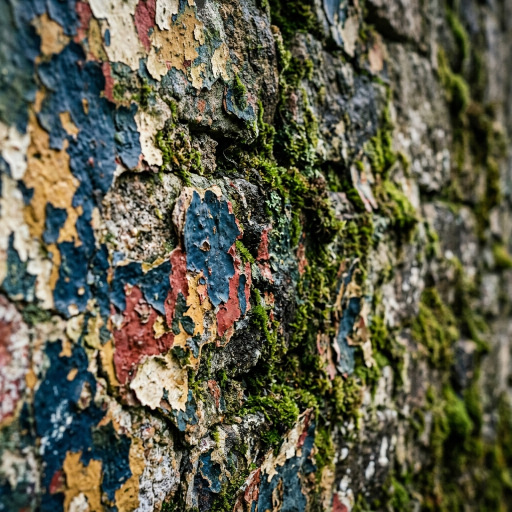
#> input picture assets/test_image.jpeg, 1024 x 1024 px, found by its file name (shown at 1/2 size)
$ python dct_brightness_test.py
#> lines starting #> are read from the running program, lines starting #| are printed output that depends on the picture
### robustness/common.py
from __future__ import annotations

from dataclasses import dataclass
from io import BytesIO
from pathlib import Path

import numpy as np
from PIL import Image, ImageDraw


ASSETS_DIR = Path("assets")
RESULTS_DIR = Path("results") / "robustness"


@dataclass
class CaseResult:
    name: str
    ok: bool
    error: str | None
    ber: float | None
    ncc: float | None
    psnr_cover: float | None
    ssim_cover: float | None
    psnr_attack: float | None
    ssim_attack: float | None
    out_path: Path | None


def ensure_dirs() -> None:
    ASSETS_DIR.mkdir(parents=True, exist_ok=True)
    RESULTS_DIR.mkdir(parents=True, exist_ok=True)


def ensure_test_image(path: Path, *, size: tuple[int, int] = (768, 512)) -> Path:
    ensure_dirs()
    if path.exists():
        return path

    w, h = size
    x = np.linspace(0, 255, w, dtype=np.uint8)
    y = np.linspace(0, 255, h, dtype=np.uint8)
    xv, yv = np.meshgrid(x, y)

    r = xv
    g = yv
    b = ((xv.astype(np.uint16) + yv.astype(np.uint16)) // 2).astype(np.uint8)
    arr = np.stack([r, g, b], axis=2)

    img = Image.fromarray(arr, mode="RGB")
    dr = ImageDraw.Draw(img)
    dr.rectangle([20, 20, w - 20, h - 20], outline=(255, 255, 255), width=3)
    dr.ellipse([w // 3, h // 4, w // 3 + 140, h // 4 + 140], outline=(0, 0, 0), width=5)
    dr.text((30, h - 40), "PVD robustness test image", fill=(255, 255, 0))

    img.save(path, format="JPEG", quality=95, subsampling=0)
    return path


# [27 lines left out: functions random_ascii_message, jpeg_roundtrip, not called in this run]


def build_test_watermark(size: tuple[int, int]) -> Image.Image:
    width, height = size
    if width <= 0 or height <= 0:
        raise ValueError(f"Некорректный размер ЦВЗ: {size}")

    arr = np.zeros((height, width), dtype=np.uint8)
    yy, xx = np.indices((height, width))
    arr[(xx + yy) % 2 == 0] = 255

    inner_top = max(1, height // 6)
    inner_bottom = max(inner_top + 1, height - height // 6)
    inner_left = max(1, width // 6)
    inner_right = max(inner_left + 1, width - width // 6)
    arr[inner_top:inner_bottom, inner_left:inner_right] = 0

    diag_limit = min(height, width)
    arr[np.arange(diag_limit), np.arange(diag_limit)] = 255
    arr[np.arange(diag_limit), width - 1 - np.arange(diag_limit)] = 255

    return Image.fromarray(arr, mode="L")

### algorithms/dct_interblock_watermark.py
from __future__ import annotations

from typing import Any, Callable

import numpy as np
from scipy.fft import dctn, idctn
from PIL import Image

from algorithms.stegano_watermark_base import SteganoWatermarkBase


class DCTInterBlockWatermark(SteganoWatermarkBase):
    """Метод частотного ЦВЗ на основе межблочной разности ДКП-коэффициентов."""

    DIRECTIONS = {"LR", "UD", "RL", "DU"}

    def get_name(self) -> str:
        return "DCT inter-block (Blue Channel)"

    # [28 lines left out: functions get_description, get_arguments_to_setup, capacity_bits, not called in this run]

    def embed(
        self,
        cover_image: Image.Image,
        watermark_image: Image.Image,
        **kwargs: Any,
    ) -> tuple[Image.Image, dict[str, Any]]:

        cover_rgb = self.image_to_array(cover_image, mode="RGB").copy().astype(np.float64)
        cover_arr = cover_rgb[:, :, 2]

        row = kwargs.get("coeff_row_1_based", 4) - 1
        col = kwargs.get("coeff_col_1_based", 4) - 1
        direction = kwargs.get("direction", "LR")
        arnold_iterations = kwargs.get("arnold_iterations", 0)
        T = kwargs.get("T", 80.0)
        K = kwargs.get("K", 12.0)
        Z = kwargs.get("Z", 2.0)

        blocks_y = cover_image.height // 8
        blocks_x = cover_image.width // 8

        dct_grid = np.empty((blocks_y, blocks_x, 8, 8), dtype=np.float64)

        watermark_l = watermark_image.convert("L").resize(
            (blocks_x, blocks_y),
            Image.Resampling.NEAREST,
        )
        watermark_arr = (np.asarray(watermark_l, dtype=np.uint8) > 127).astype(np.uint8)
        watermark_arnold = self._arnold_transform(
            watermark_arr,
            iterations=arnold_iterations,
        )

        for p in range(blocks_y):
            for q in range(blocks_x):
                block = cover_arr[p * 8 : (p + 1) * 8, q * 8 : (q + 1) * 8]
                block_centered = block - 128.0
                dct_grid[p, q] = dctn(block_centered, norm="ortho")

        if direction == "LR":
            p_range = range(blocks_y)
            q_range = range(blocks_x - 2, -1, -1)
            bits_embedded = blocks_y * max(0, blocks_x - 1)

        elif direction == "RL":
            p_range = range(blocks_y)
            q_range = range(1, blocks_x)
            bits_embedded = blocks_y * max(0, blocks_x - 1)

        elif direction == "UD":
            p_range = range(blocks_y - 2, -1, -1)
            q_range = range(blocks_x)
            bits_embedded = max(0, blocks_y - 1) * blocks_x

        elif direction == "DU":
            p_range = range(1, blocks_y)
            q_range = range(blocks_x)
            bits_embedded = max(0, blocks_y - 1) * blocks_x

        else:
            raise ValueError(f"Unsupported direction: {direction}")

        for p in p_range:
            for q in q_range:
                match direction:
                    case "LR":
                        neighbor_p, neighbor_q = p, q + 1
                    case "UD":
                        neighbor_p, neighbor_q = p + 1, q
                    case "RL":
                        neighbor_p, neighbor_q = p, q - 1
                    case "DU":
                        neighbor_p, neighbor_q = p - 1, q
                    case _:
                        raise ValueError(f"Unsupported direction: {direction}")

                if (
                    neighbor_p < 0
                    or neighbor_p >= blocks_y
                    or neighbor_q < 0
                    or neighbor_q >= blocks_x
                ):
                    continue

                dct_block = dct_grid[p, q]
                neighbor_block = dct_grid[neighbor_p, neighbor_q]

                current_dc = dct_block[0, 0]

                ac_coords = [
                    (0, 1), (1, 0), (1, 1),
                    (0, 2), (2, 0),
                    (2, 1), (1, 2),
                    (0, 3), (3, 0),
                ]
                ac_values = [dct_block[r, c] for r, c in ac_coords]
                median = np.median(ac_values)

                if abs(current_dc) > 1000 or abs(current_dc) < 1:
                    M = abs(Z * median)
                else:
                    M = abs(Z * (current_dc - median) / current_dc)

                if M < 1e-6:
                    M = 1.0

                coeff_to_modify = dct_block[row, col]
                coeff_neighbor = neighbor_block[row, col]
                delta = coeff_to_modify - coeff_neighbor

                bit = watermark_arnold[p, q]

                if bit == 1:
                    if delta > T - K:
                        while delta > T - K:
                            coeff_to_modify -= M
                            delta = coeff_to_modify - coeff_neighbor

                    elif K > delta > -T / 2.0:
                        while delta < K:
                            coeff_to_modify += M
                            delta = coeff_to_modify - coeff_neighbor

                    elif delta < -T / 2.0:
                        while delta > -T - K:
                            coeff_to_modify -= M
                            delta = coeff_to_modify - coeff_neighbor

                else:
                    if delta > T / 2.0:
                        while delta <= T + K:
                            coeff_to_modify += M
                            delta = coeff_to_modify - coeff_neighbor

                    elif -K < delta < T / 2.0:
                        while delta >= -K:
                            coeff_to_modify -= M
                            delta = coeff_to_modify - coeff_neighbor

                    elif delta < K - T:
                        while delta <= K - T:
                            coeff_to_modify += M
                            delta = coeff_to_modify - coeff_neighbor

                dct_block[row, col] = coeff_to_modify

        stego_channel = cover_arr.copy()

        for p in range(blocks_y):
            for q in range(blocks_x):
                block_dct = dct_grid[p, q]
                block_idct = idctn(block_dct, norm="ortho") + 128.0
                stego_channel[p * 8 : (p + 1) * 8, q * 8 : (q + 1) * 8] = block_idct

        stego_channel = np.rint(stego_channel)
        stego_channel = np.clip(stego_channel, 0, 255)

        cover_rgb[:, :, 2] = stego_channel

        stego_rgb_arr = np.clip(cover_rgb, 0, 255).astype(np.uint8)
        stego_image = self.array_to_image(stego_rgb_arr, mode="RGB")

        prepared_wm_image = Image.fromarray((watermark_arr * 255).astype(np.uint8), mode="L")

        return stego_image, {
            "bits_embedded": bits_embedded,
            "prepared_watermark": prepared_wm_image
        }

    def extract(self, stego_image: Image.Image, **kwargs: Any) -> Image.Image:
        row = kwargs.get("coeff_row_1_based", 4) - 1
        col = kwargs.get("coeff_col_1_based", 4) - 1
        direction = kwargs.get("direction", "LR")
        arnold_iterations = kwargs.get("arnold_iterations", 0)
        T = float(kwargs.get("T", 80.0))

        stego_rgb = self.image_to_array(stego_image, mode="RGB").astype(np.float64)
        stego_arr = stego_rgb[:, :, 2]

        height, width = stego_arr.shape
        blocks_y = height // 8
        blocks_x = width // 8

        dct_grid = np.empty((blocks_y, blocks_x, 8, 8), dtype=np.float64)
        for p in range(blocks_y):
            for q in range(blocks_x):
                block = stego_arr[p * 8 : (p + 1) * 8, q * 8 : (q + 1) * 8]
                dct_grid[p, q] = dctn(block - 128.0, norm='ortho')

        extracted_bits = np.ones((blocks_y, blocks_x), dtype=np.uint8)

        for p in range(blocks_y):
            for q in range(blocks_x):
                match direction:
                    case "LR":
                        neighbor_p, neighbor_q = p, q + 1
                    case "UD":
                        neighbor_p, neighbor_q = p + 1, q
                    case "RL":
                        neighbor_p, neighbor_q = p, q - 1
                    case "DU":
                        neighbor_p, neighbor_q = p - 1, q
                    case _:
                        raise ValueError(f"Unsupported direction: {direction}")

                if neighbor_p < 0 or neighbor_p >= blocks_y or neighbor_q < 0 or neighbor_q >= blocks_x:
                    continue

                c = dct_grid[p, q][row, col]
                c_neighbor = dct_grid[neighbor_p, neighbor_q][row, col]
                delta = c - c_neighbor

                if (delta < -T) or (0.0 < delta < T):
                    extracted_bits[p, q] = 1
                else:
                    extracted_bits[p, q] = 0

        extracted_bits_original = self._inverse_arnold_transform(extracted_bits, iterations=arnold_iterations)
        extracted_wm_arr = (extracted_bits_original * 255).astype(np.uint8)
        extracted_wm_image = self.array_to_image(extracted_wm_arr, mode="L")

        return extracted_wm_image

    # region Парсинг параметров
    # [32 lines left out: functions _parse_direction, _parse_positive_float, _parse_non_negative_int, _parse_dct_block_coord_1_based, not called in this run]
    # endregion

    # region Вспомогательные методы
    def _arnold_transform(self, image: np.ndarray, iterations: int) -> np.ndarray:
        if iterations <= 0:
            return image.copy()

        if image.shape[0] != image.shape[1]:
            raise ValueError(
                f"Преобразование Арнольда требует квадратной матрицы."
            )

        current = image.copy()
        for _ in range(iterations):
            zeros = np.zeros_like(image)
            for i in range(image.shape[0]):
                for j in range(image.shape[1]):
                    x_i = (i + j) % image.shape[0]
                    y_j = (i + 2 * j) % image.shape[1]
                    zeros[x_i, y_j] = current[i, j]
            current = zeros

        return current

    def _inverse_arnold_transform(self, image: np.ndarray, iterations: int) -> np.ndarray:
        if iterations <= 0:
            return image.copy()

        if image.shape[0] != image.shape[1]:
            raise ValueError(
                f"Обратное преобразование Арнольда требует квадратной матрицы."
            )

        current = image.copy()
        for _ in range(iterations):
            zeros = np.zeros_like(image)
            for i in range(image.shape[0]):
                for j in range(image.shape[1]):
                    x_orig = (2 * i - j) % image.shape[0]
                    y_orig = (-i + j) % image.shape[1]
                    zeros[x_orig, y_orig] = current[i, j]
            current = zeros
        return current
    # endregion

### metrics/metrics.py
from __future__ import annotations

from dataclasses import dataclass
from typing import Any

import numpy as np
from PIL import Image

from algorithms.stegano_base import SteganoBase


@dataclass
class MetricsPack:
    mse: float | None = None
    psnr: float | None = None
    rmse: float | None = None
    ssim: float | None = None
    ec_bpp: float | None = None
    ber: float | None = None
    ncc: float | None = None


def compute_metrics_pack(
    cover: Image.Image,
    stego: Image.Image,
    *,
    bits_embedded: int | None = None,
    original_message: str | None = None,
    extracted_message: str | None = None,
    original_watermark: Image.Image | np.ndarray | None = None,
    extracted_watermark: Image.Image | np.ndarray | None = None,
) -> MetricsPack:
    pack = MetricsPack()

    pack.mse = mse(cover, stego)
    pack.psnr = psnr_from_mse(pack.mse)
    pack.rmse = rmse_from_mse(pack.mse)
    pack.ssim = ssim(cover, stego)
    if bits_embedded is not None:
        pack.ec_bpp = ec_bpp(bits_embedded, cover)

    if original_message is not None and extracted_message is not None:
        pack.ncc = ncc(original_message, extracted_message, bits_limit=bits_embedded)
        pack.ber = ber_from_text(original_message, extracted_message, bits_embedded)
    elif original_watermark is not None and extracted_watermark is not None:
        pack.ncc = ncc_from_watermarks(
            original_watermark,
            extracted_watermark,
            bits_limit=bits_embedded,
        )
        pack.ber = ber_from_watermarks(
            original_watermark,
            extracted_watermark,
            bits_limit=bits_embedded,
        )
    else:
        pack.ber = None
        pack.ncc = None

    return pack


def mse(cover: Image.Image, stego: Image.Image) -> float:
    a = np.asarray(cover.convert("RGB"), dtype=np.float32)
    b = np.asarray(stego.convert("RGB"), dtype=np.float32)
    if a.shape != b.shape:
        raise ValueError(f"Shape mismatch: {a.shape} vs {b.shape}")
    return float(np.mean((a - b) ** 2))


def psnr_from_mse(mse_value: float) -> float:
    if mse_value == 0:
        return float("inf")
    return float(10.0 * np.log10((255.0**2) / mse_value))


def rmse_from_mse(mse_value: float) -> float:
    return float(np.sqrt(mse_value))


def ssim(cover: Image.Image, stego: Image.Image) -> float:
    cover_flat = np.asarray(cover.convert("RGB"), dtype=np.float64).flatten()
    stego_flat = np.asarray(stego.convert("RGB"), dtype=np.float64).flatten()

    cover_mean = np.mean(cover_flat)
    stego_mean = np.mean(stego_flat)

    cover_variance = np.var(cover_flat)
    stego_variance = np.var(stego_flat)

    covariance_matrix = np.cov(cover_flat, stego_flat)
    pixel_covariance = covariance_matrix[0, 1]

    dynamic_range = 255
    k1, k2 = 0.01, 0.03
    luminance_stabilizer = (k1 * dynamic_range) ** 2  # C1
    contrast_stabilizer = (k2 * dynamic_range) ** 2  # C2

    numerator = (2 * cover_mean * stego_mean + luminance_stabilizer) * (
        2 * pixel_covariance + contrast_stabilizer
    )

    denominator = (cover_mean**2 + stego_mean**2 + luminance_stabilizer) * (
        cover_variance + stego_variance + contrast_stabilizer
    )

    return float(numerator/denominator)


def ec_bpp(bits_embedded: int, cover: Image.Image) -> float:
    w, h = cover.size
    return float(bits_embedded) / float(w * h)


def ber_from_bit_vectors(
    original_bits: np.ndarray,
    extracted_bits: np.ndarray,
    bits_limit: int | None = None,
) -> float:
    total_bits = int(original_bits.size)
    if total_bits == 0:
        return 0.0

    if bits_limit is not None:
        total_bits = min(total_bits, int(bits_limit))

    original_view = original_bits[:total_bits]
    extracted_view = extracted_bits[:total_bits]
    compared_bits = min(total_bits, int(extracted_view.size))

    errors = int(np.sum(original_view[:compared_bits] != extracted_view[:compared_bits]))
    errors += total_bits - compared_bits
    return float(errors) / float(total_bits)


# [4 lines left out: function ber_from_text, not called in this run]


def ncc_from_bit_vectors(
    original_bits: np.ndarray,
    extracted_bits: np.ndarray,
    bits_limit: int | None = None,
) -> float:
    original_view = original_bits.astype(np.float64)
    extracted_view = extracted_bits.astype(np.float64)

    if original_view.size == 0:
        return 0.0

    total_bits = int(original_view.size)
    if bits_limit is not None:
        total_bits = min(total_bits, int(bits_limit))

    original_view = original_view[:total_bits]
    if extracted_view.size < total_bits:
        extracted_view = np.pad(
            extracted_view,
            (0, total_bits - int(extracted_view.size)),
            constant_values=0.0,
        )
    else:
        extracted_view = extracted_view[:total_bits]

    numerator = float(np.sum(original_view * extracted_view))
    denominator = float(
        np.sqrt(np.sum(original_view * original_view) * np.sum(extracted_view * extracted_view))
    )

    if denominator == 0.0:
        return 0.0
    return numerator / denominator


# [4 lines left out: function ncc, not called in this run]


def _watermark_to_bits(watermark: Image.Image | np.ndarray) -> np.ndarray:
    if isinstance(watermark, Image.Image):
        arr = np.asarray(watermark.convert("L"), dtype=np.uint8)
    else:
        arr = np.asarray(watermark)
        if arr.ndim == 3:
            arr = arr[..., 0]
        arr = arr.astype(np.uint8)
    return (arr > 127).astype(np.uint8).reshape(-1)


def ber_from_watermarks(
    original: Image.Image | np.ndarray,
    extracted: Image.Image | np.ndarray,
    bits_limit: int | None = None,
) -> float:
    return ber_from_bit_vectors(
        _watermark_to_bits(original),
        _watermark_to_bits(extracted),
        bits_limit,
    )


def ncc_from_watermarks(
    original: Image.Image | np.ndarray,
    extracted: Image.Image | np.ndarray,
    bits_limit: int | None = None,
) -> float:
    return ncc_from_bit_vectors(
        _watermark_to_bits(original),
        _watermark_to_bits(extracted),
        bits_limit,
    )

### algorithms/stegano_base.py
from __future__ import annotations

from abc import ABC, abstractmethod
from typing import Any, Callable

import numpy as np
from PIL import Image


class SteganoBase(ABC):

    # region Методы реализации
    @abstractmethod
    def get_name(self) -> str:
        pass

    def get_description(self) -> str:
        return ""

    def get_arguments_to_setup(self) -> dict[str, Callable[[str], Any]]:
        return {}

    def capacity_bits(self, cover_image: Image.Image, **kwargs: Any) -> int | None:
        return None

    # endregion

    # region Utils
    @staticmethod
    def image_to_array(img: Image.Image, *, mode: str = "RGB") -> np.ndarray:
        return np.asarray(img.convert(mode), dtype=np.uint8)

    @staticmethod
    def array_to_image(arr: np.ndarray, *, mode: str = "RGB") -> Image.Image:
        arr_u8 = np.clip(arr, 0, 255).astype(np.uint8)
        return Image.fromarray(arr_u8, mode=mode)

    @staticmethod
    def bytes_to_bits(data: bytes) -> np.ndarray:
        return np.unpackbits(np.frombuffer(data, dtype=np.uint8))

    # [5 lines left out: function bits_to_bytes, not called in this run]

    # endregion

### robustness/dct_brightness_test.py
from __future__ import annotations

from pathlib import Path

from PIL import Image, ImageEnhance

from algorithms.dct_interblock_watermark import DCTInterBlockWatermark
from metrics.metrics import compute_metrics_pack, mse, psnr_from_mse, ssim
from robustness.common import ASSETS_DIR, RESULTS_DIR, build_test_watermark, ensure_test_image


DEFAULT_KWARGS = {
    "direction": "LR",
    "coeff_row_1_based": 4,
    "coeff_col_1_based": 4,
    "T": 80.0,
    "K": 12.0,
    "Z": 2.0,
    "arnold_iterations": 0,
}


def _watermark_size(cover: Image.Image, direction: str) -> tuple[int, int]:
    blocks_x = cover.width // 8
    blocks_y = cover.height // 8
    if direction in {"LR", "RL"}:
        return max(0, blocks_x - 1), blocks_y
    return blocks_x, max(0, blocks_y - 1)


def run(image_path: Path | None = None) -> None:
    image_path = image_path or (ASSETS_DIR / "test_image.jpeg")
    image_path = ensure_test_image(image_path)

    algo = DCTInterBlockWatermark()
    cover = Image.open(image_path)
#> cover is the input picture: PIL image 1024x1024 RGB; mean R, G, B 95.3, 94.1, 73.8
    cover.load()

    watermark = build_test_watermark(_watermark_size(cover, DEFAULT_KWARGS["direction"]))
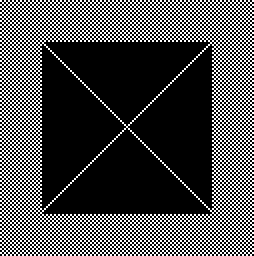
#> watermark: PIL image 127x128 L (shown 2 times larger); 28.6% white in thin lines or dots
    stego, extra = algo.embed(cover, watermark, **DEFAULT_KWARGS)
#> in embed, `cover_arr = cover_rgb[:, :, 2]`:
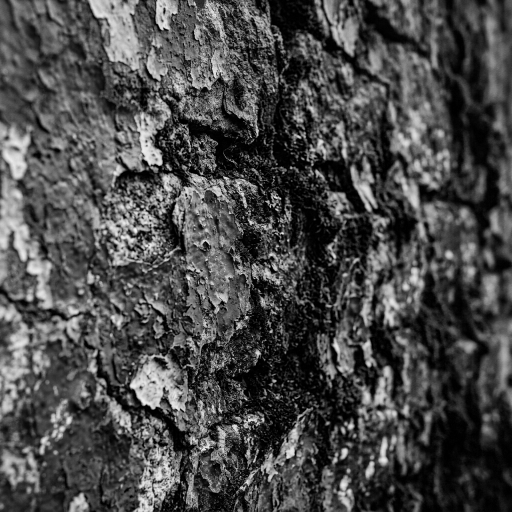
#> cover_arr: shape (1024, 1024) float64 (shown at 1/2 size); min 0, max 251, mean 73.8
#> in embed, `watermark_l = watermark_image.convert("L").resize( (blocks_x, blocks_y..`:
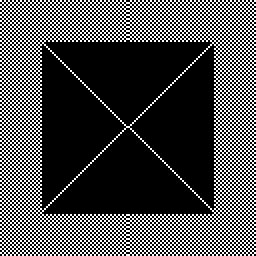
#> watermark_l: PIL image 128x128 L (shown 2 times larger); 28.5% white in thin lines or dots
#> (the rest of the program and of its run is left out)
